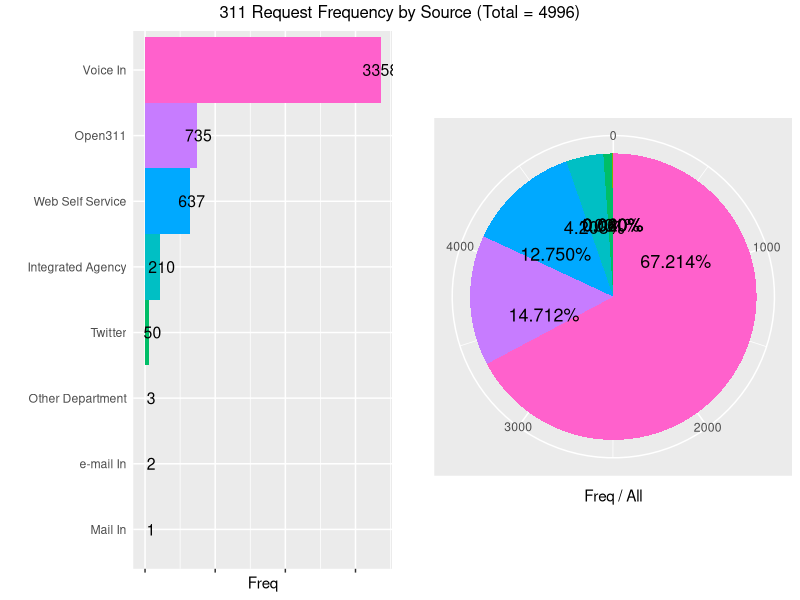
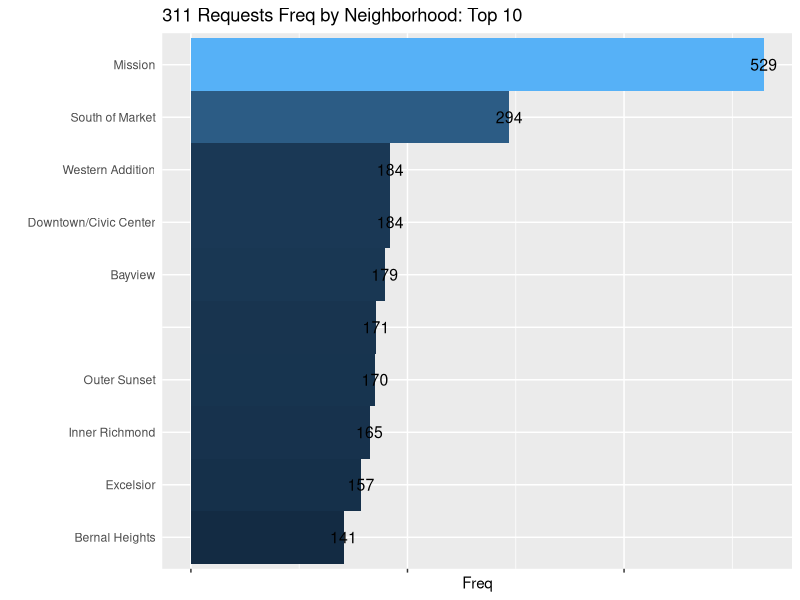

R code for these plots, in order: (Note: this script raises an error after producing the figures.)
library(ggplot2)
library(grid)
library(gridExtra)
library(scales)
library(dplyr)

## Load data and add some value to NA neighborhoods.
cases_sample <- na.omit(read.csv("data/cases_sample.csv"))
levels(cases_sample$Neighborhood)[levels(cases_sample$Neighborhood)==""] <- "NOT DEFINED"

## Convert Opened and Closed days + times to usable format.
cases_sample$Opened <- as.POSIXct(strptime(cases_sample$Opened, format = "%m/%d/%Y %I:%M:%S %p"), tz = "America/Los_Angeles")
cases_sample$Closed <- as.POSIXct(strptime(cases_sample$Closed, format = "%m/%d/%Y %I:%M:%S %p"), tz = "America/Los_Angeles")
cases_sample$Resolve.Time <- round(difftime(cases_sample$Closed, cases_sample$Opened, units = "hours"), 2)

## Preview data
print(head(cases_sample))


##### Some quickie plots: 311 request sources #####

## Begin w/Freq. table
sources311 <- data.frame(table(cases_sample$Source))
sources311 <- sources311[order(-sources311$Freq),]
sources311$Var1 <- reorder(sources311$Var1, sources311$Freq)

## Flipped bar chart.
sourcebar <- ggplot(sources311, aes(x = Var1, y = Freq, fill = Var1))
sourcebar <- sourcebar + geom_bar(width = 1, stat = "identity") + xlab("")
sourcebar <- sourcebar + theme(legend.position = "none", axis.text.x = element_blank(), axis.ticks.y = element_blank())
sourcebar <- sourcebar + coord_flip() + geom_text(label=format(sources311$Freq, digits=2), size = 4)

## Pie chart. Requires new DF, just to trick GGplot to put labels in the right places.
sources311b <- sources311
sources311b$pct <- sources311$Freq/sum(sources311$Freq)
sources311b$pos <- cumsum(sources311b$Freq) - 0.75*sources311b$Freq
sourcepie <- ggplot(sources311b, aes(x = "", y = Freq, fill = Var1))
sourcepie <- sourcepie + geom_bar(width = 1, stat = "identity")
sourcepie <- sourcepie + ylab("Freq / All") + xlab("") + coord_polar("y") 
sourcepie <- sourcepie + theme(legend.position="none", axis.ticks.x = element_blank(), axis.ticks.y = element_blank())
sourcepie <- sourcepie + geom_text(aes(label = percent(pct), y = pos, size = 4))

print(grid.arrange(sourcebar, sourcepie, ncol = 2, top = paste0("311 Request Frequency by Source ", "(Total = ", nrow(cases_sample),")")))

###### Neighborhood demand breakdown ######

## Begin w/freq table of neighborhoods.
neigh311 <- data.frame(table(cases_sample$Neighborhood))
neigh311 <- neigh311[order(-neigh311$Freq),]
neigh311$Var1 <- reorder(neigh311$Var1, neigh311$Freq)

## Flipped bar chart.
neighbar <- ggplot(neigh311[1:10,], aes(x = Var1, y = Freq, fill = Freq))
neighbar <- neighbar + geom_bar(width = 1, stat = "identity") + xlab("")
neighbar <- neighbar + theme(legend.position = "none", axis.text.x = element_blank(), axis.ticks.y = element_blank())
neighbar <- neighbar + coord_flip() + geom_text(aes(label=Freq, digits=2), size = 4)
neighbar <- neighbar + ggtitle("311 Requests Freq by Neighborhood: Top 10")

print(neighbar)

## Neighborhood demand by type.
## Use only the top 5.
neightype <- cases_sample[cases_sample$Neighborhood %in% neigh311$Var1[1:5],]
reqst <- data.frame(table(neightype$Request.Type))
reqst <- reqst[order(-reqst$Freq),]
neightype <- neightype[neightype$Request.Type %in% reqst$Var1[1:10],]

## Flipped bar chart.
typebar <- ggplot(neightype, aes(Request.Type, fill = Request.Type)) + facet_wrap(~Neighborhood)
typebar <- typebar + geom_bar(stat = "bin", position = "stack") + xlab("") + ylab("")
typebar <- typebar + ggtitle("Request Types Per Top 5 Neighborhood")
typebar <- typebar + theme(axis.text.x = element_blank())

print(typebar)

######### Response Times Exploration: Very Rough ##########

## First, let's summarize sheer neighborhood by mean resolution time.
meanres_neigh <- summarise(group_by(cases_sample, Neighborhood), round(mean(Resolve.Time),2))
colnames(meanres_neigh)[2] <- c("Mean.Resolve")

## Let's also summarize sheer request type by mean resolution time.
meanres_req <- summarise(group_by(cases_sample, Request.Type), round(mean(Resolve.Time),2))
colnames(meanres_req)[2] <- c("Mean.Resolve")

## Finally, let's summarize by means per request type in each neighborhoood.
meanres_nereq <- summarise(group_by(cases_sample, Neighborhood, Request.Type), round(mean(Resolve.Time),2))
colnames(meanres_nereq)[3] <- c("Mean.Resolve")

#### Now, let's compare mean response times, per neighborhood, across all request types...

## Neighborhoods w/shortest resolution times.
meanres_neigh <- meanres_neigh[order(meanres_neigh$Mean.Resolve),]
print(meanres_neigh[1:10,])

## Neighborhoods w/longest resolution times.
meanres_neigh <- meanres_neigh[order(-meanres_neigh$Mean.Resolve),]
print(meanres_neigh[1:10,])

#### Now, let's compare mean response times, per sheer request type...

## Req types w/longest mean resolution times.
meanres_req <- meanres_req[order(meanres_req$Mean.Resolve),]
print(meanres_req[1:10,])

## Req types w/longest mean resolution times.
meanres_req <- meanres_req[order(-meanres_req$Mean.Resolve),]
print(meanres_req[1:10,])

#### Let's compare mean response times, per neighborhood + request type...

## Beginning w/street cleaning.
meanres_street <- meanres[meanres_nereq$Request.Type == "Street_Cleaning",]
meanres_street <- meanres_street[order(-meanres_street$Mean.Resolve),]
print(meanres_street[1:10,])

## Let's do the same for sidewalk cleaning.
meanres_side <- meanres[meanres_nereq$Request.Type == "Sidewalk_Cleaning",]
meanres_side <- meanres_side[order(-meanres_side$Mean.Resolve),]
print(meanres_side[1:10,])
